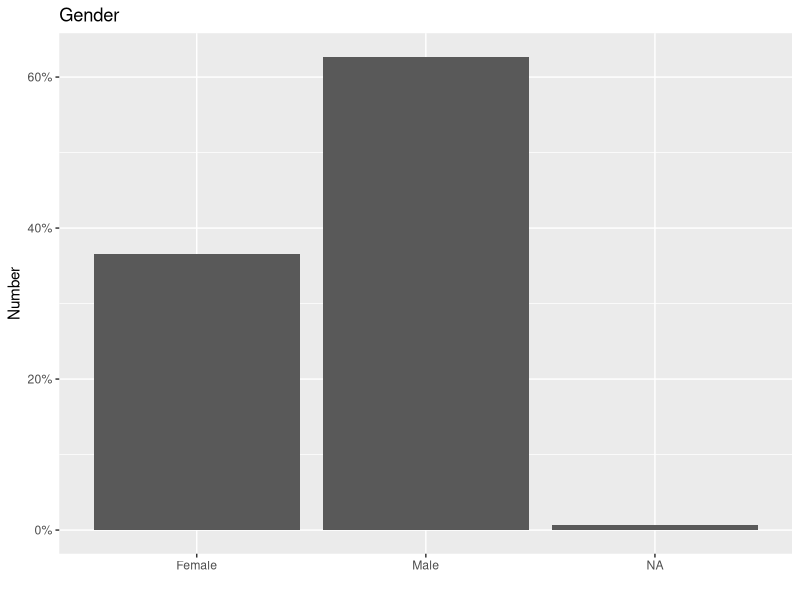
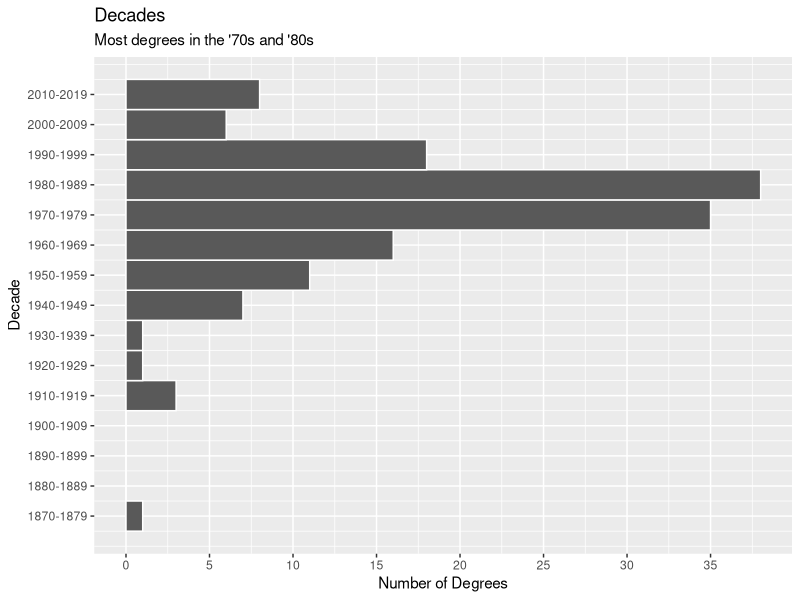
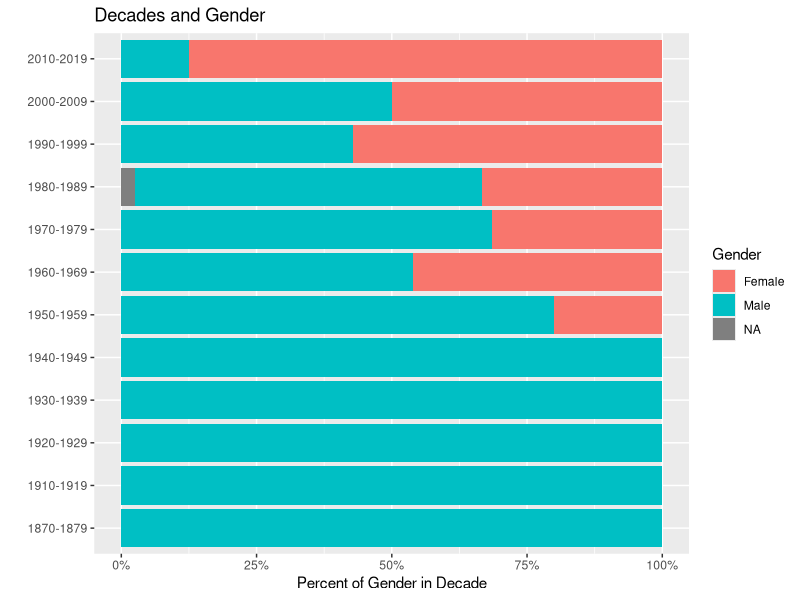
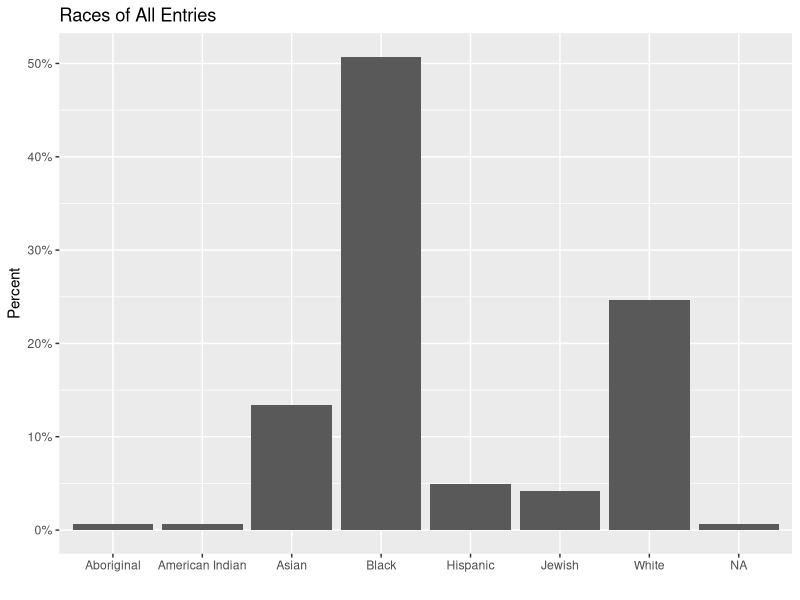
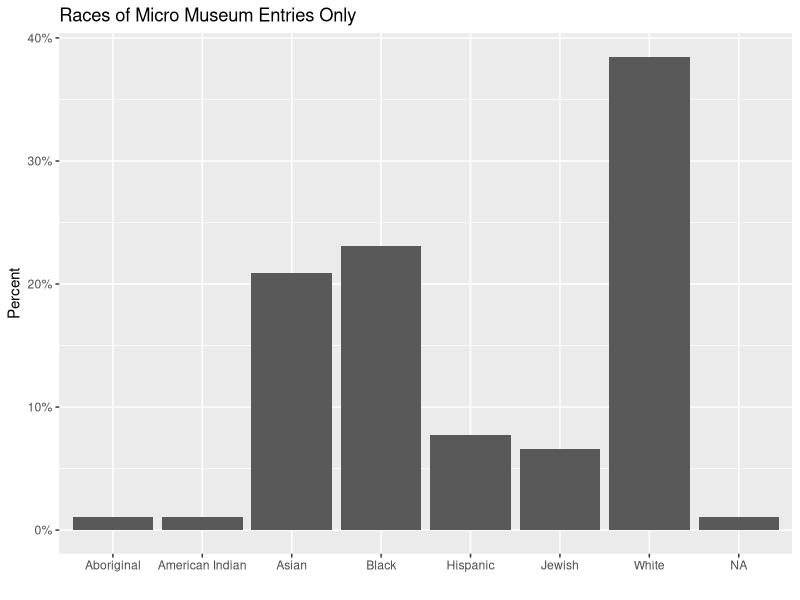
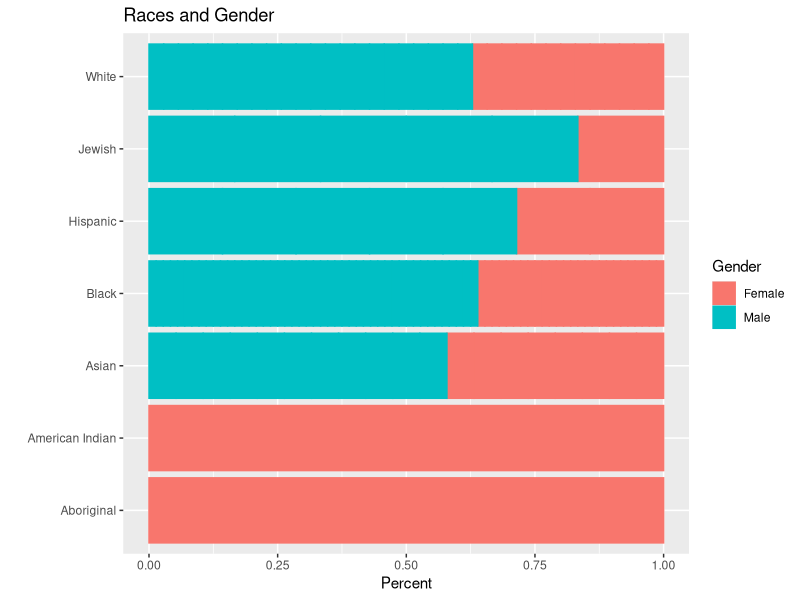
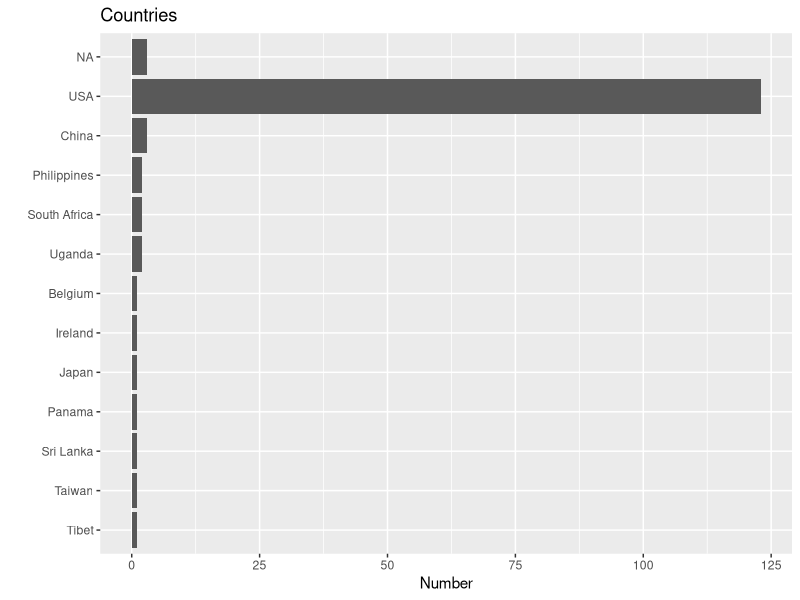
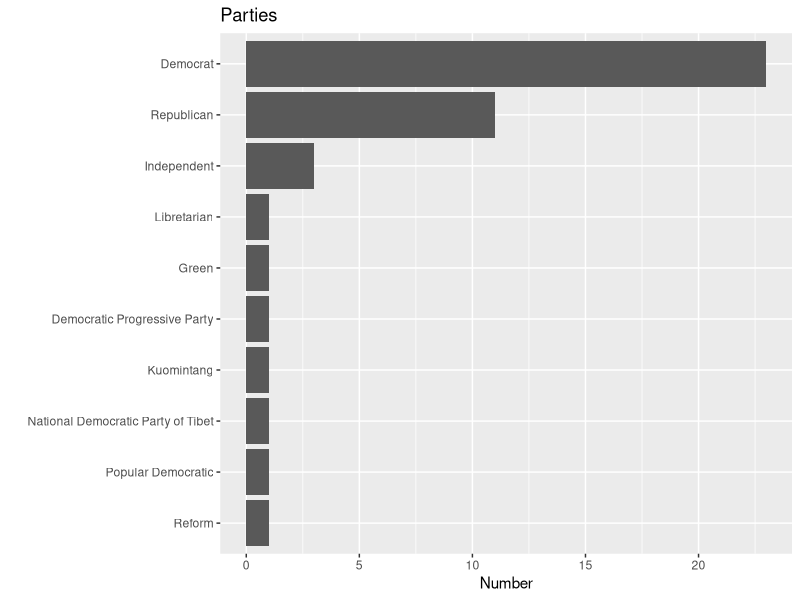

Generate these figures, in order, with R:
## ---- chunk 1
knitr::opts_chunk$set(echo = FALSE)
library(tidyverse)
## ---- chunk 2
x <- read_csv("phase1_airtable.csv", col_types = cols()) %>% 
  rename(name = `Name (Last, First)`, 
         degree = `HLS Degree(s)`,
         year = `Grad Date(s)`,
         category = `Position / Role`, 
         race = `Race`, 
         gender = `Gender`, 
         party = `Party`, 
         country = `Country`) %>% 
  select(name, degree, year, category, race, gender, party, country) %>% 
  drop_na(name)
## ---- chunk 3
x %>% 
  ggplot(aes(gender)) +
  geom_bar(aes(y = after_stat(count / sum(count)))) +
  scale_y_continuous(labels = scales::percent_format()) +
  labs(title = "Gender", 
       x = "",
       y = "Number") 
## ---- chunk 4
x %>% 
  separate_rows(year, sep = "\\s*/\\s*") %>% 
  mutate(year = str_replace_all(year, "[^0-9].*", "")) %>% 
  mutate(year = as.numeric(year)) %>% 
  ggplot(aes(y = year)) +
  geom_histogram(boundary = 1950, binwidth = 10, color = "white") +
  scale_y_continuous(breaks = seq(1875, 2015, 10),
                     labels = c("1870-1879", "1880-1889", "1890-1899", "1900-1909",
                                "1910-1919","1920-1929", "1930-1939", "1940-1949",
                                "1950-1959","1960-1969", "1970-1979", "1980-1989",
                                "1990-1999", "2000-2009", "2010-2019")) +
  scale_x_continuous(breaks = seq(0, 40, 5)) +
  labs(title = "Decades",
       subtitle = "Most degrees in the '70s and '80s",
       x = "Number of Degrees",
       y = "Decade")
## ---- chunk 5
x %>%
  separate_rows(year, sep = "\\s*/\\s*") %>%
    mutate(year = str_replace_all(year, "[^0-9].*", "")) %>% 
  mutate(year = as.numeric(year)) %>%
  drop_na(year) %>% 
  mutate(decade = case_when(year >= 2010 & year <= 2019 ~ "2010-2019",
                            year >= 2000 & year <= 2009 ~ "2000-2009",
                            year >= 1990 & year <= 1999 ~ "1990-1999",
                            year >= 1980 & year <= 1989 ~ "1980-1989",
                            year >= 1970 & year <= 1979 ~ "1970-1979",
                            year >= 1960 & year <= 1969 ~ "1960-1969",
                            year >= 1950 & year <= 1969 ~ "1950-1959",
                            year >= 1940 & year <= 1949 ~ "1940-1949",
                            year >= 1930 & year <= 1939 ~ "1930-1939",
                            year >= 1920 & year <= 1929 ~ "1920-1929",
                            year >= 1910 & year <= 1919 ~ "1910-1919",
                            year >= 1870 & year <= 1879 ~ "1870-1879")) %>% 
  group_by(decade) %>% 
  mutate(total_in_decade = n()) %>% 
  mutate(percent_of_decade = 1 / total_in_decade) %>% 
  ggplot(aes(y = decade, x = percent_of_decade,  fill = gender, color =)) +
  geom_col() +
  scale_x_continuous(labels = scales::percent_format()) +
  labs(title = "Decades and Gender", 
       x = "Percent of Gender in Decade", 
       y = "", 
       fill = "Gender", 
       color = "Gender")
  
## ---- chunk 6
x %>% 
  mutate(race = case_when(str_detect(race, "Jewish") == TRUE ~ "Jewish",
                          str_detect(race, "Aboriginal") == TRUE ~ "Aboriginal",
                          str_detect(race, "Black") == TRUE ~ "Black", 
                          str_detect(race, "White") == TRUE ~ "White",
                          str_detect(race, "Hispanic") == TRUE ~ "Hispanic",
                          str_detect(race, "Asian") == TRUE ~ "Asian",
                          str_detect(race, "American Indian") == TRUE ~ "American Indian")) %>%
  ggplot(aes(race)) +
  geom_bar(aes(y = after_stat(count / sum(count)))) +
  labs(title = "Races of All Entries",
       x = "",
       y = "Percent") +
  scale_y_continuous(labels = scales::percent_format())

x %>% 
  mutate(race = case_when(str_detect(race, "Jewish") == TRUE ~ "Jewish",
                          str_detect(race, "Aboriginal") == TRUE ~ "Aboriginal",
                          str_detect(race, "Black") == TRUE ~ "Black", 
                          str_detect(race, "White") == TRUE ~ "White",
                          str_detect(race, "Hispanic") == TRUE ~ "Hispanic",
                          str_detect(race, "Asian") == TRUE ~ "Asian",
                          str_detect(race, "American Indian") == TRUE ~ "American Indian")) %>% 
  slice(1:91) %>% 
  ggplot(aes(race)) +
  geom_bar(aes(y = after_stat(count / sum(count)))) +
  labs(title = "Races of Micro Museum Entries Only",
       x = "",
       y = "Percent") +
  scale_y_continuous(labels = scales::percent_format())
## ---- chunk 7
x %>% 
  drop_na(race) %>% 
  mutate(race = case_when(str_detect(race, "Jewish") == TRUE ~ "Jewish",
                          str_detect(race, "Aboriginal") == TRUE ~ "Aboriginal",
                          str_detect(race, "Black") == TRUE ~ "Black", 
                          str_detect(race, "White") == TRUE ~ "White",
                          str_detect(race, "Hispanic") == TRUE ~ "Hispanic",
                          str_detect(race, "Asian") == TRUE ~ "Asian",
                          str_detect(race, "American Indian") == TRUE ~ "American Indian")) %>% 
  group_by(race) %>% 
  mutate(total_in_race = n()) %>% 
  mutate(percent_of_race = 1 / total_in_race) %>% 
  mutate(test_sum = sum(percent_of_race)) %>% 
  ggplot(aes(x = percent_of_race, y = race, fill = gender, color = gender)) +
  geom_col() +
  labs(title = "Races and Gender", 
       x = "Percent", 
       y = "",
       fill = "Gender",
       color = "Gender")
## ---- chunk 8
x %>% 
  mutate(country = str_replace_all(country, ",.*", "")) %>% 
  ggplot(aes(y = fct_rev(fct_infreq(country)))) +
  geom_bar() +
  labs(title = "Countries", 
       x = "Number",
       y = "")
## ---- chunk 9
x %>% 
  separate_rows(party, sep = "\\s*,\\s*") %>% 
  mutate(party = str_replace_all(party, "Independent", "I")) %>% 
  drop_na(party) %>% 
  ggplot(aes(y = party)) +
  geom_bar() +
  scale_y_discrete(limits = rev(c("D", "R", "I", "L", "Green", "Democratic Progressive Party",
                              "Kuomintang", "National Democratic Party of Tibet", 
                              "Popular Democratic", "Reform")),
                   labels = rev(c("Democrat", "Republican", "Independent", "Libretarian", 
                              "Green", "Democratic Progressive Party",
                              "Kuomintang", "National Democratic Party of Tibet", 
                              "Popular Democratic", "Reform"))) +
  labs(title = "Parties", 
       x = "Number", 
       y = "")
## ---- chunk 10
x %>% 
  separate_rows(party, sep = "\\s*,\\s*") %>% 
  drop_na(party) %>% 
  mutate(party = str_replace_all(party, "Independent", "I")) %>%
  filter(party %in% c("D", "R", "I", "L")) %>% 
  group_by(party) %>% 
  mutate(total_in_party = n()) %>% 
  mutate(percent_of_party = 1 / total_in_party) %>% 
  ggplot(aes(percent_of_party, party, fill = gender, color = gender)) +
  geom_col() +
  scale_y_discrete(labels = c("Democrat", "Independent", "Libretarian", "Republican")) +
  scale_x_continuous(labels = scales::percent_format()) +
  labs(title = "Parties and Gender",
       x = "Percent", 
       y = "", 
       fill = "Gender",
       color = "Gender")
## ---- chunk 11
x %>% 
   mutate(race = case_when(str_detect(race, "Jewish") == TRUE ~ "Jewish",
                          str_detect(race, "Aboriginal") == TRUE ~ "Aboriginal",
                          str_detect(race, "Black") == TRUE ~ "Black", 
                          str_detect(race, "White") == TRUE ~ "White",
                          str_detect(race, "Hispanic") == TRUE ~ "Hispanic",
                          str_detect(race, "Asian") == TRUE ~ "Asian",
                          str_detect(race, "American Indian") == TRUE ~ "American Indian")) %>% 
  filter(race %in% c("Jewish", "Black", "White", "Hispanic", "Asian")) %>% 
  mutate(race = factor(race,
                       levels = c("Black", "Asian", "Hispanic", "Jewish", "White"))) %>% 
  separate_rows(party, sep = "\\s*,\\s*") %>% 
  drop_na(party) %>% 
  mutate(party = str_replace_all(party, "Independent", "I")) %>%
  filter(party %in% c("D", "R", "I", "L")) %>% 
  group_by(party) %>% 
  mutate(total_in_party = n()) %>% 
  mutate(percent_of_party = 1 / total_in_party) %>% 
  ggplot(aes(percent_of_party, party, fill = race, color = race)) +
  geom_col() +
  scale_y_discrete(labels = c("Democrat", "Independent", "Libretarian", "Republican")) +
  scale_x_continuous(labels = scales::percent_format()) +
  scale_fill_manual(limits = c("Black", "Asian", "Hispanic", "Jewish", "White"),
                    values = c("black", "yellow2", "sienna", "steelblue3", "wheat")) +
  scale_color_manual(limits = c("Black", "Asian", "Hispanic", "Jewish", "White"),
                    values = c("black", "yellow2", "sienna", "steelblue3", "wheat")) +
  labs(title = "Parties and Race",
       x = "Percent", 
       y = "",
       fill = "Race",
       color = "Race")
## ---- chunk 12
x %>% 
  separate_rows(category, sep = ",") %>% 
  ggplot(aes(y = fct_rev(fct_infreq(category)))) +
  geom_bar() +
  labs(title = "Roles of All Phase One Entries", 
       x = "Number", 
       y = "")

x %>% 
  slice(1:91) %>% 
  separate_rows(category, sep = ",") %>% 
  ggplot(aes(y = fct_rev(fct_infreq(category)))) +
  geom_bar() +
  labs(title = "Roles of Micro Museum Only", 
       x = "Number", 
       y = "")
## ---- chunk 13
x %>% 
  separate_rows(category, sep = ",") %>% 
  group_by(category) %>% 
  mutate(total_in_category = n()) %>% 
  filter(total_in_category > 1) %>% 
  mutate(percent_of_category = 1 / total_in_category) %>% 
  ggplot(aes(percent_of_category, category, fill = gender, color = gender)) +
  geom_col() +
  scale_x_continuous(labels = scales::percent_format()) +
  labs(title = "Roles and Gender", 
       x = "Number", 
       y = "", 
       fill = "Gender",
       color = "Gender")
## ---- chunk 14
x %>% 
  mutate(race = case_when(str_detect(race, "Jewish") == TRUE ~ "Jewish",
                          str_detect(race, "Aboriginal") == TRUE ~ "Aboriginal",
                          str_detect(race, "Black") == TRUE ~ "Black", 
                          str_detect(race, "White") == TRUE ~ "White",
                          str_detect(race, "Hispanic") == TRUE ~ "Hispanic",
                          str_detect(race, "Asian") == TRUE ~ "Asian",
                          str_detect(race, "American Indian") == TRUE ~ "American Indian")) %>% 
  filter(race %in% c("Jewish", "Black", "White", "Hispanic", "Asian")) %>% 
  mutate(race = factor(race,
                       levels = c("Black", "Asian", "Hispanic", "Jewish", "White"))) %>% 
  separate_rows(category, sep = ",") %>% 
  group_by(category) %>% 
  mutate(total_in_category = n()) %>% 
  filter(total_in_category > 1) %>% 
  mutate(percent_of_category = 1 / total_in_category) %>% 
  ggplot(aes(percent_of_category, category, fill = race, color = race)) +
  geom_col() +
  scale_x_continuous(labels = scales::percent_format()) +
  scale_fill_manual(limits = c("Black", "Asian", "Hispanic", "Jewish", "White"),
                    values = c("black", "yellow2", "sienna", "steelblue3", "wheat")) +
  scale_color_manual(limits = c("Black", "Asian", "Hispanic", "Jewish", "White"),
                    values = c("black", "yellow2", "sienna", "steelblue3", "wheat")) +
  labs(title = "Roles and Race", 
       x = "Number", 
       y = "", 
       fill = "Race", 
       color = "Race")
## ---- chunk 15
x %>% 
  mutate(degree = str_replace_all(degree, ",", " & ")) %>% 
  ggplot(aes(y = fct_rev(fct_infreq(degree)))) +
  geom_bar() +
  labs(title = "Degrees", 
       x = "Number", 
       y = "")
## ---- chunk 16
x %>% 
   mutate(decade = case_when(year >= 2010 & year <= 2019 ~ "2010-2019",
                            year >= 2000 & year <= 2009 ~ "2000-2009",
                            year >= 1990 & year <= 1999 ~ "1990-1999",
                            year >= 1980 & year <= 1989 ~ "1980-1989",
                            year >= 1970 & year <= 1979 ~ "1970-1979",
                            year >= 1960 & year <= 1969 ~ "1960-1969",
                            year >= 1950 & year <= 1969 ~ "1950-1959",
                            year >= 1940 & year <= 1949 ~ "1940-1949",
                            year >= 1930 & year <= 1939 ~ "1930-1939",
                            year >= 1920 & year <= 1929 ~ "1920-1929",
                            year >= 1910 & year <= 1919 ~ "1910-1919",
                            year >= 1870 & year <= 1879 ~ "1870-1879")) %>% 
  group_by(degree) %>% 
  mutate(total_in_degree = n()) %>% 
  mutate(percent_of_degree = 1 / total_in_degree) %>% 
  filter(degree %in% c("J.D.", "LL.B.", "LL.M.")) %>% 
  ggplot(aes(percent_of_degree, degree, fill = decade, color = decade)) +
  geom_col() +
  scale_x_continuous(labels = scales::percent_format()) +
  labs(title = "Degrees and Decade", 
       x = "Percent",
       y = "", 
       fill = "Decade",
       color = "Decade")
